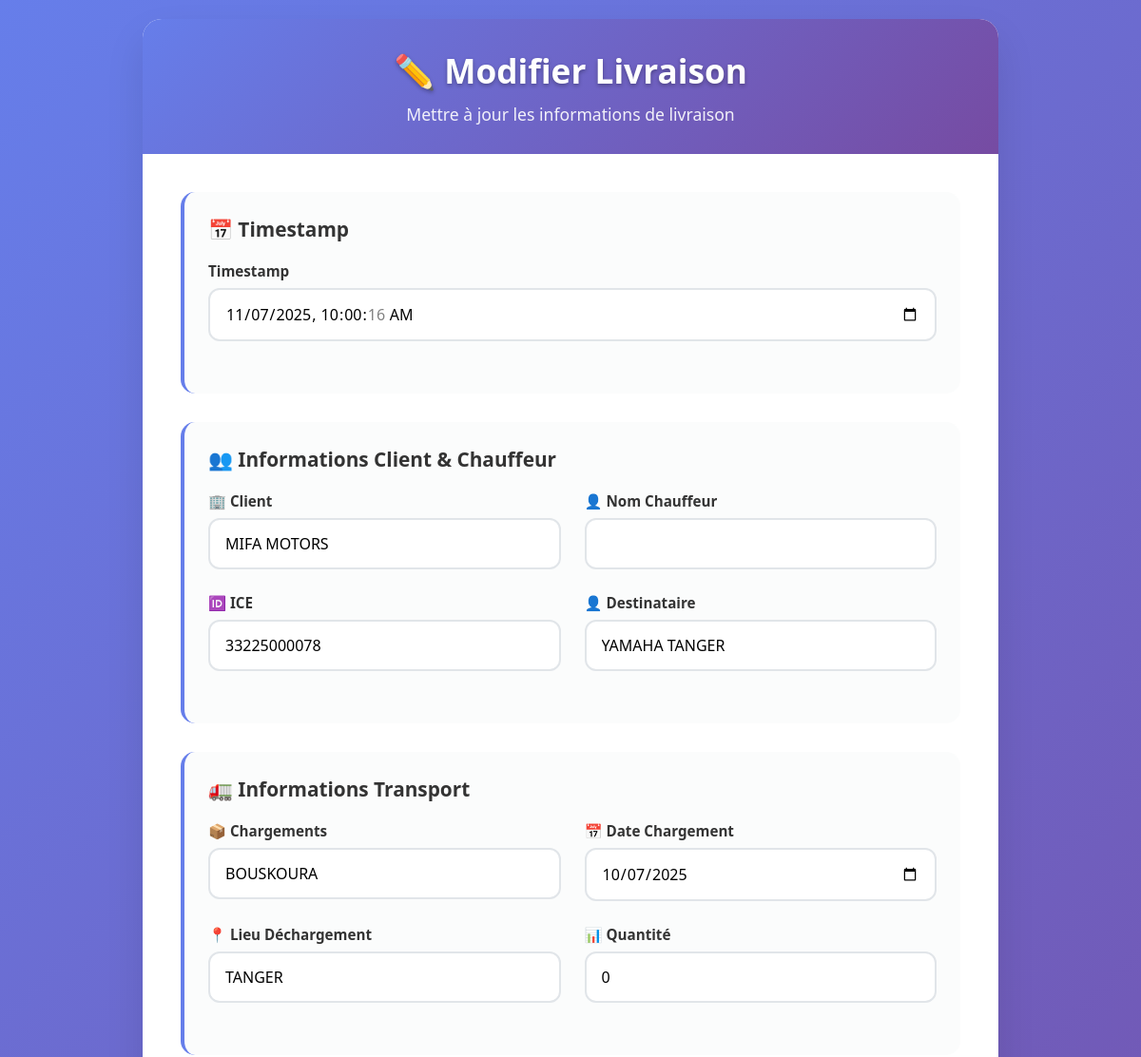
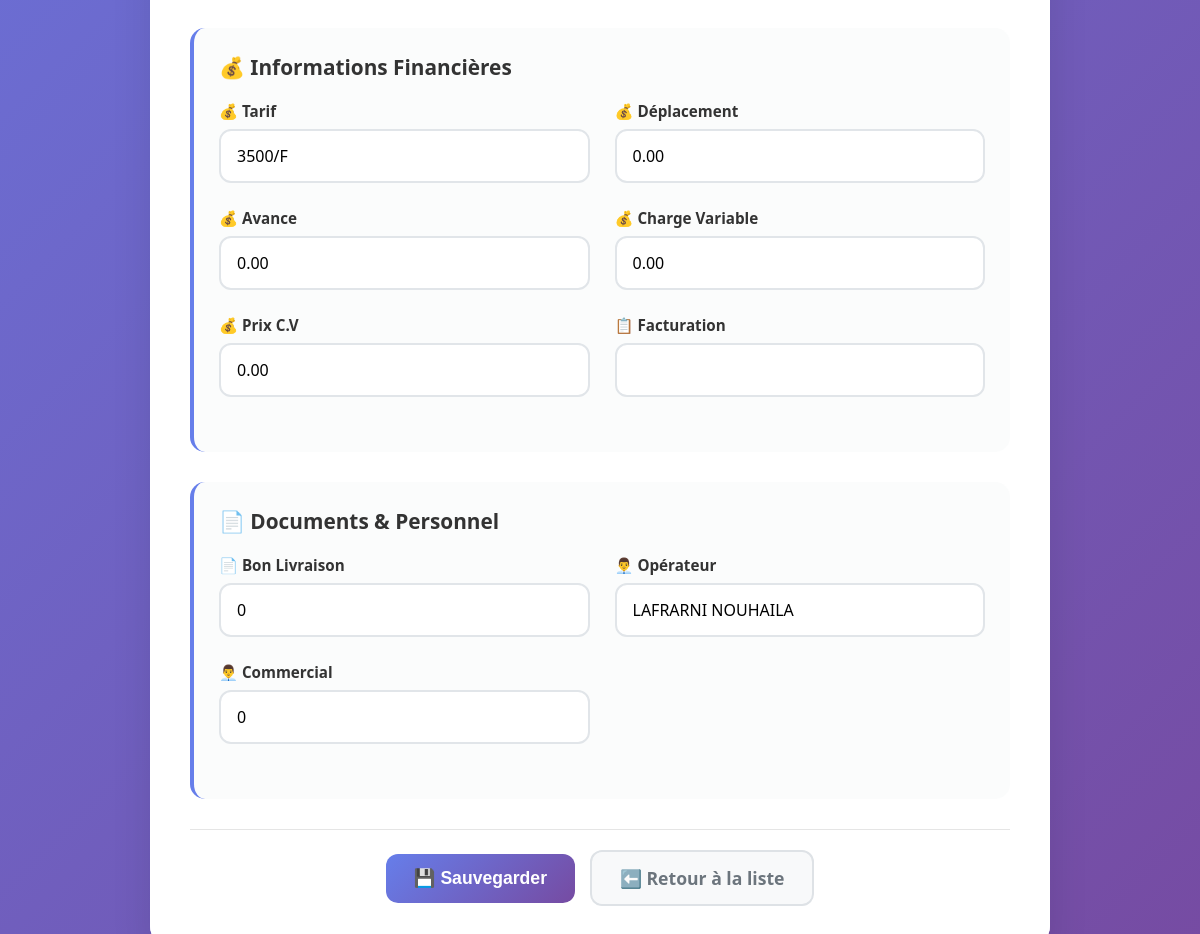
/edit/1084/, run on the app's committed database (2 pictures, top to bottom).
### importer/models.py (models this page shows, shortened)
class Livraison(models.Model):
    timestamp = models.DateTimeField(unique=True)
    nom_chauffeur = models.CharField(max_length=255,null=True, blank=True)
    client = models.CharField(max_length=255,null=True, blank=True)
    chargements = models.CharField(max_length=255,null=True, blank=True)
    date_chargement = models.DateField(null=True, blank=True)
    dechargement = models.CharField(max_length=255,null=True, blank=True)
    bon_livraison = models.CharField(max_length=255,null=True, blank=True)
    tarif = models.CharField(max_length=255,null=True, blank=True)
    deplacement = models.DecimalField(max_digits=10, decimal_places=2,null=True, blank=True)
    avance = models.DecimalField(max_digits=10, decimal_places=2,null=True, blank=True)
    charge_variable = models.DecimalField(max_digits=10, decimal_places=2,null=True, blank=True)
    prix_cv = models.DecimalField(max_digits=10, decimal_places=2,null=True, blank=True)
    operateur = models.CharField(max_length=255,null=True, blank=True)
    commercial = models.CharField(max_length=255,null=True, blank=True)
    ice = models.CharField(max_length=255,null=True, blank=True)
    qte = models.PositiveIntegerField(null=True, blank=True)
    nom_destinataire = models.CharField(max_length=255,null=True, blank=True)
    facturation = models.CharField(max_length=100,null=True, blank=True)

### importer/views.py (the view)
# urls.py: path('edit/<int:pk>/', edit_livraison, name='edit_livraison'),
def edit_livraison(request, pk):
    livraison = get_object_or_404(Livraison, pk=pk)
    if request.method == 'POST':
        form = LivraisonForm(request.POST, instance=livraison)
        if form.is_valid():
            form.save()
            return redirect('livraison_list')
    else:
        form = LivraisonForm(instance=livraison)
    return render(request, 'edit_livraison.html', {'form': form})

### importer/templates/edit_livraison.html (shortened to what this page needs)
<!DOCTYPE html>
<html lang="fr">
<head>
</head>
<body>
    <div class="container">
        <div class="header">
            <h2>✏️ Modifier Livraison</h2>
            <p>Mettre à jour les informations de livraison</p>
        </div>
        <div class="form-container">
            <form method="post">
                {% if form.timestamp %}
                <div class="form-section">
                    <h3>📅 Timestamp</h3>
                    <div class="form-grid">
                        <div class="form-group">
                            <label for="{{ form.timestamp.id_for_label }}">Timestamp</label>
                            {{ form.timestamp }}
                        </div>
                    </div>
                </div>
                {% endif %}
                <div class="form-section">
                    <h3>👥 Informations Client & Chauffeur</h3>
                    <div class="form-grid">
                        <div class="form-group">
                            <label for="{{ form.client.id_for_label }}">🏢 Client</label>
                            {{ form.client }}
                        </div>
                        <div class="form-group">
                            <label for="{{ form.nom_chauffeur.id_for_label }}">👤 Nom Chauffeur</label>
                            {{ form.nom_chauffeur }}
                        </div>
                        <div class="form-group">
                            <label for="{{ form.ice.id_for_label }}">🆔 ICE</label>
                            {{ form.ice }}
                        </div>
                        <div class="form-group">
                            <label for="{{ form.nom_destinataire.id_for_label }}">👤 Destinataire</label>
                            {{ form.nom_destinataire }}
                        </div>
                    </div>
                </div>
                <div class="form-section">
                    <h3>🚛 Informations Transport</h3>
                    <div class="form-grid">
                        <div class="form-group">
                            <label for="{{ form.chargements.id_for_label }}">📦 Chargements</label>
                            {{ form.chargements }}
                        </div>
                        <div class="form-group">
                            <label for="{{ form.date_chargement.id_for_label }}">📅 Date Chargement</label>
                            {{ form.date_chargement }}
                        </div>
                        <div class="form-group">
                            <label for="{{ form.dechargement.id_for_label }}">📍 Lieu Déchargement</label>
                            {{ form.dechargement }}
                        </div>
                        <div class="form-group">
                            <label for="{{ form.qte.id_for_label }}">📊 Quantité</label>
                            {{ form.qte }}
                        </div>
                    </div>
                </div>
                <div class="form-section">
                    <h3>💰 Informations Financières</h3>
                    <div class="form-grid">
                        <div class="form-group">
                            <label for="{{ form.tarif.id_for_label }}">💰 Tarif</label>
                            {{ form.tarif }}
                        </div>
                        <div class="form-group">
                            <label for="{{ form.deplacement.id_for_label }}">💰 Déplacement</label>
                            {{ form.deplacement }}
                        </div>
                        <div class="form-group">
                            <label for="{{ form.avance.id_for_label }}">💰 Avance</label>
                            {{ form.avance }}
                        </div>
                        <div class="form-group">
                            <label for="{{ form.charge_variable.id_for_label }}">💰 Charge Variable</label>
                            {{ form.charge_variable }}
                        </div>
                        <div class="form-group">
                            <label for="{{ form.prix_cv.id_for_label }}">💰 Prix C.V</label>
                            {{ form.prix_cv }}
                        </div>
                        <div class="form-group">
                            <label for="{{ form.facturation.id_for_label }}">📋 Facturation</label>
                            {{ form.facturation }}
                        </div>
                    </div>
                </div>
                <div class="form-section">
                    <h3>📄 Documents & Personnel</h3>
                    <div class="form-grid">
                        <div class="form-group">
                            <label for="{{ form.bon_livraison.id_for_label }}">📄 Bon Livraison</label>
                            {{ form.bon_livraison }}
                        </div>
                        <div class="form-group">
                            <label for="{{ form.operateur.id_for_label }}">👨‍💼 Opérateur</label>
                            {{ form.operateur }}
                        </div>
                        <div class="form-group">
                            <label for="{{ form.commercial.id_for_label }}">👨‍💼 Commercial</label>
                            {{ form.commercial }}
                        </div>
                    </div>
                </div>
                <div class="button-container">
                    <button type="submit" class="btn btn-primary">
                        💾 Sauvegarder
                    </button>
                    <a href="{% url 'livraison_list' %}" class="btn btn-secondary">
                        ⬅️ Retour à la liste
                    </a>
                </div>
            </form>
        </div>
    </div>
</body>
</html>

### importer/templates/edit_livraison.html (style rules this page uses)
* { margin: 0; padding: 0; box-sizing: border-box; }
body { font-family: 'Segoe UI', Tahoma, Geneva, Verdana, sans-serif; background: linear-gradient(135deg, #667eea 0%, #764ba2 100%); min-height: 100vh; padding: 20px; }
.container { max-width: 900px; margin: 0 auto; background: rgba(255, 255, 255, 0.95); backdrop-filter: blur(10px); border-radius: 20px; box-shadow: 0 20px 40px rgba(0, 0, 0, 0.1); overflow: hidden; }
.header { background: linear-gradient(135deg, #667eea 0%, #764ba2 100%); color: white; padding: 30px 40px; text-align: center; }
.header h2 { font-size: 2.2rem; font-weight: 700; margin-bottom: 10px; text-shadow: 0 2px 4px rgba(0, 0, 0, 0.3); }
.header p { opacity: 0.9; font-size: 1.1rem; }
.form-container { padding: 40px; background: white; }
.form-grid { display: grid; grid-template-columns: repeat(auto-fit, minmax(300px, 1fr)); gap: 25px; margin-bottom: 30px; }
.form-group { display: flex; flex-direction: column; }
.form-group label { font-weight: 600; color: #333; margin-bottom: 8px; font-size: 0.95rem; }
.form-group input, .form-group select, .form-group textarea { padding: 14px 16px; border: 2px solid #e1e5e9; border-radius: 12px; font-size: 1rem; transition: all 0.3s ease; background: white; font-family: inherit; width: 100%; }
.form-section { background: rgba(248, 249, 250, 0.5); padding: 25px; border-radius: 15px; margin-bottom: 30px; border-left: 4px solid #667eea; }
.form-section h3 { color: #333; margin-bottom: 20px; font-size: 1.3rem; }
.button-container { display: flex; gap: 15px; justify-content: center; align-items: center; padding-top: 20px; border-top: 1px solid rgba(0, 0, 0, 0.1); }
.btn { padding: 14px 28px; border: none; border-radius: 12px; font-size: 1.1rem; font-weight: 600; cursor: pointer; transition: all 0.3s ease; text-decoration: none; display: inline-flex; align-items: center; gap: 8px; min-width: 150px; justify-content: center; }
.btn-primary { background: linear-gradient(135deg, #667eea 0%, #764ba2 100%); color: white; }
.btn-secondary { background: #f8f9fa; color: #6c757d; border: 2px solid #dee2e6; }
.form-control { padding: 14px 16px !important; border: 2px solid #e1e5e9 !important; border-radius: 12px !important; font-size: 1rem !important; background: white !important; width: 100% !important; }

### data on the page
Livraison: timestamp "11/07/2025 10:00:16", client "MIFA MOTORS", ice "33225000078", nom_destinataire "YAMAHA TANGER", chargements "BOUSKOURA", date_chargement "10/07/2025", dechargement "TANGER", qte "0", tarif "3500/F", deplacement "0.00", avance "0.00", charge_variable "0.00", prix_cv "0.00", bon_livraison "0", operateur "LAFRARNI NOUHAILA", commercial "0"
